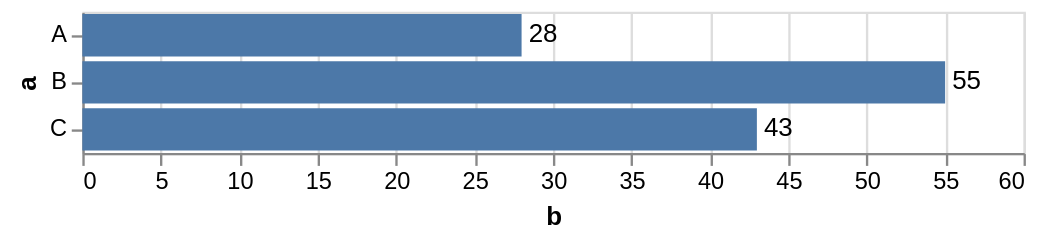

Write a Vega-Lite specification for this figure.
### Vega specification from a JSON file in a GitHub repository (floating-point values rounded to 4 significant figures)
{"$schema": "https://vega.github.io/schema/vega/v5.json", "description": "Bar chart with text labels. Set domain to make the frame cover the labels.", "background": "white", "padding": 5, "width": 400, "style": "cell", "data": [{"name": "source_0", "values": [{"a": "A", "b": 28}, {"a": "B", "b": 55}, {"a": "C", "b": 43}]}, {"name": "data_1", "source": "source_0", "transform": [{"type": "stack", "groupby": ["a"], "field": "b", "sort": {"field": [], "order": []}, "as": ["b_start", "b_end"], "offset": "zero"}, {"type": "filter", "expr": "isValid(datum[\"b\"]) && isFinite(+datum[\"b\"])"}]}, {"name": "data_2", "source": "source_0", "transform": [{"type": "filter", "expr": "isValid(datum[\"b\"]) && isFinite(+datum[\"b\"])"}]}], "signals": [{"name": "y_step", "value": 20}, {"name": "height", "update": "bandspace(domain('y').length, 0.1, 0.05) * y_step"}], "marks": [{"name": "layer_0_marks", "type": "rect", "style": ["bar"], "from": {"data": "data_1"}, "encode": {"update": {"fill": {"value": "#4c78a8"}, "ariaRoleDescription": {"value": "bar"}, "description": {"signal": "\"b: \" + (format(datum[\"b\"], \"\")) + \"; a: \" + (isValid(datum[\"a\"]) ? datum[\"a\"] : \"\"+datum[\"a\"])"}, "x": {"scale": "x", "field": "b_end"}, "x2": {"scale": "x", "field": "b_start"}, "y": {"scale": "y", "field": "a"}, "height": {"signal": "max(0.25, bandwidth('y'))"}}}}, {"name": "layer_1_marks", "type": "text", "style": ["text"], "from": {"data": "data_2"}, "encode": {"update": {"align": {"value": "left"}, "baseline": {"value": "middle"}, "dx": {"value": 3}, "fill": {"value": "black"}, "description": {"signal": "\"b: \" + (format(datum[\"b\"], \"\")) + \"; a: \" + (isValid(datum[\"a\"]) ? datum[\"a\"] : \"\"+datum[\"a\"])"}, "x": {"scale": "x", "field": "b"}, "y": {"scale": "y", "field": "a", "band": 0.5}, "text": {"signal": "format(datum[\"b\"], \"\")"}}}}], "scales": [{"name": "x", "type": "linear", "domain": [0, 60], "range": [0, {"signal": "width"}], "zero": true}, {"name": "y", "type": "band", "domain": {"fields": [{"data": "data_1", "field": "a"}, {"data": "data_2", "field": "a"}], "sort": true}, "range": {"step": {"signal": "y_step"}}, "paddingInner": 0.1, "paddingOuter": 0.05}], "axes": [{"scale": "x", "orient": "bottom", "gridScale": "y", "grid": true, "tickCount": {"signal": "ceil(width/40)"}, "domain": false, "labels": false, "aria": false, "maxExtent": 0, "minExtent": 0, "ticks": false, "zindex": 0}, {"scale": "x", "orient": "bottom", "grid": false, "title": "b", "labelFlush": true, "labelOverlap": true, "tickCount": {"signal": "ceil(width/40)"}, "zindex": 0}, {"scale": "y", "orient": "left", "grid": false, "title": "a", "zindex": 0}]}
